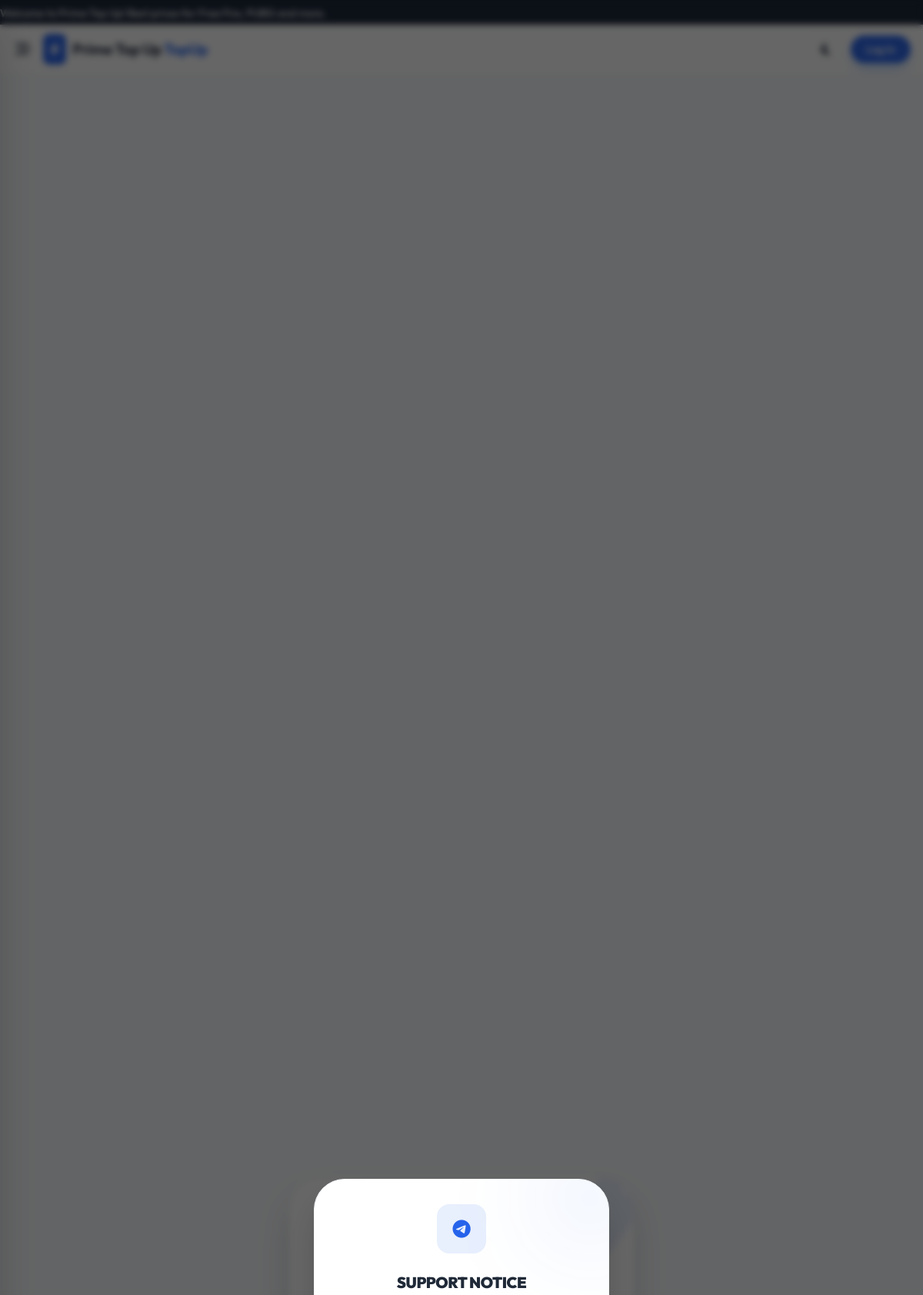
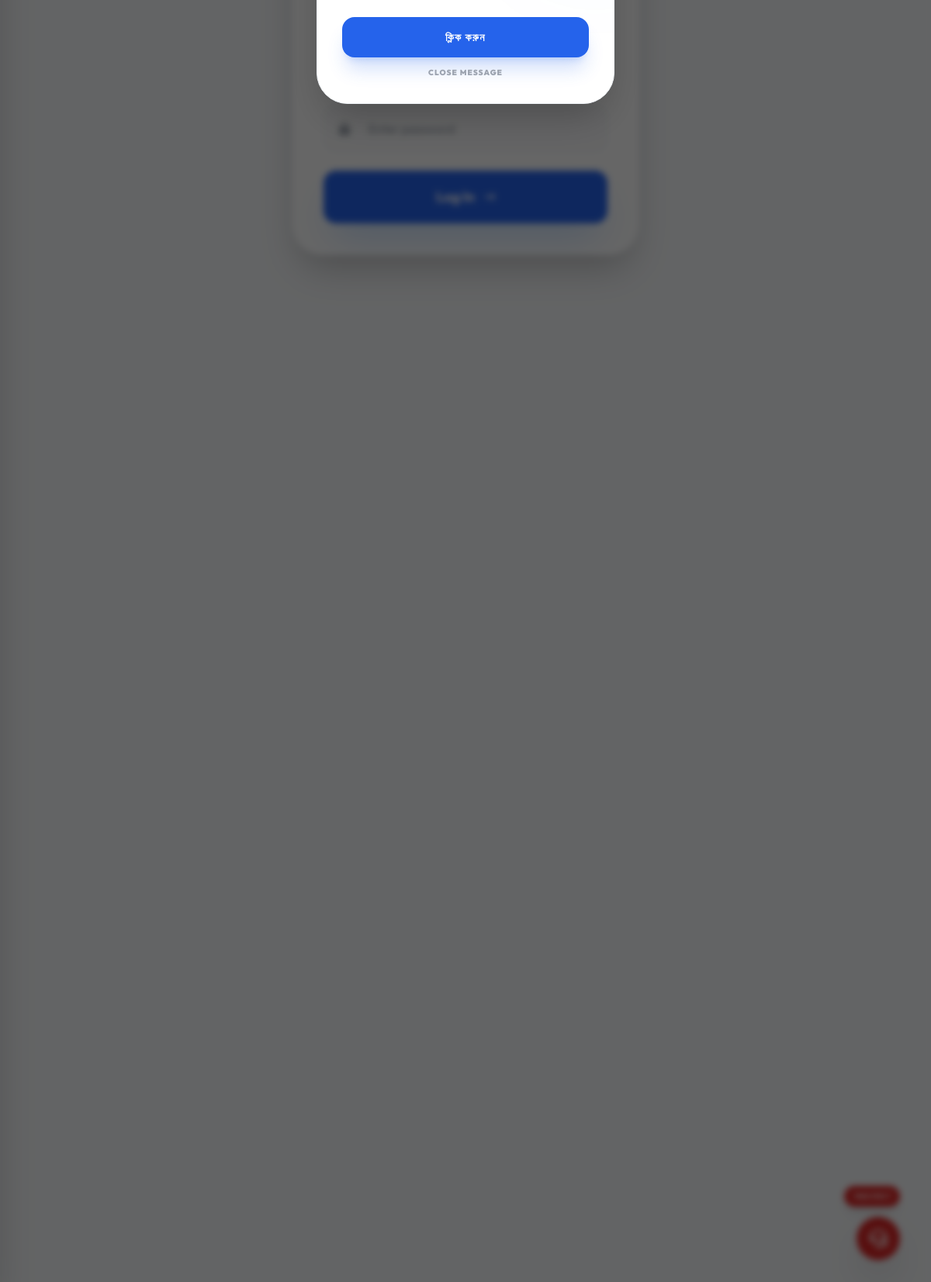
The page /login.php on the database its author committed (2 pictures, top to bottom).
### tables this page shows
CREATE TABLE `settings` (
  `id` int(11) NOT NULL AUTO_INCREMENT,
  `site_name` varchar(100) DEFAULT NULL,
  `site_title` varchar(255) DEFAULT NULL,
  `site_description` text DEFAULT NULL,
  `currency_symbol` varchar(10) DEFAULT '৳',
  `fab_link` varchar(255) DEFAULT NULL,
  `youtube_link` varchar(255) DEFAULT NULL,
  `marquee_status` enum('on','off') DEFAULT 'on',
  `marquee_text` text DEFAULT NULL,
  `primary_color` varchar(20) DEFAULT '#2563eb',
  `secondary_color` varchar(20) DEFAULT '#4f46e5',
  `admin_primary_color` varchar(20) DEFAULT '#2563eb',
  `support_popup_status` enum('on','off') DEFAULT 'on',
  `support_popup_text` text DEFAULT NULL,
  `support_popup_link` varchar(255) DEFAULT 'https://t.me/yourusername',
  `support_popup_interval` int(11) DEFAULT 24,
  PRIMARY KEY (`id`)
);

### common/config.php (called while the page is built, shortened)
<?php
$host = '127.0.0.1';
$db = 'prime_top_up';
$user = 'root';
$pass = '';
$charset = 'utf8mb4';
$dsn = "mysql:host=$host;dbname=$db;charset=$charset";
$options = [
    PDO::ATTR_ERRMODE => PDO::ERRMODE_EXCEPTION,
    PDO::ATTR_DEFAULT_FETCH_MODE => PDO::FETCH_ASSOC,
    PDO::ATTR_EMULATE_PREPARES => false,
];
try {
    $pdo = new PDO($dsn, $user, $pass, $options);
} catch (\PDOException $e) {
    if ($e->getCode() == 1049) {
        header("Location: install.php");
        exit;
    }
    throw new \PDOException($e->getMessage(), (int) $e->getCode());
}
$stmt = $pdo->query("SELECT * FROM settings WHERE id = 1");
$settings = $stmt->fetch();
function isLoggedIn()
{
    return isset($_SESSION['user_id']);
}
?>

### common/bottom.php (the view, shortened to what this page needs)
<a href="<?php echo $settings['fab_link'] ?? '#'; ?>"
    class="fixed bottom-24 right-5 sm:bottom-10 sm:right-10 w-14 h-14 bg-red-600 text-white rounded-full flex items-center justify-center shadow-2xl z-40 pulse-animation hover:scale-110 transition-transform">
    <i class="fa-solid fa-headset text-2xl"></i>
    <span
        class="absolute -top-10 right-0 bg-red-600 text-white text-[10px] font-bold px-3 py-1.5 rounded-full whitespace-nowrap shadow-lg">সাহায্য
        লাগবে ?</span>
</a>

### common/header.php (shortened to what this page needs)
<?php include_once 'config.php'; ?>
<!DOCTYPE html>
<html lang="en">
<head>
    <script src="https://cdn.tailwindcss.com"></script>
    <link rel="stylesheet" href="https://cdnjs.cloudflare.com/ajax/libs/font-awesome/6.4.0/css/all.min.css">
</head>
<body class="bg-[#F8FAFC] text-[#1E293B] no-select overflow-x-hidden">
    <?php if ($settings['marquee_status'] == 'on'): ?>
        <div class="bg-[#1E293B] text-white py-1 marquee-container">
            <div class="marquee-text text-sm font-medium">
                <?php echo $settings['marquee_text']; ?>
            </div>
        </div>
    <?php endif; ?>
    <header class="glass sticky top-0 z-50 border-b border-gray-100 px-4 py-3 flex items-center justify-between">
        <div class="flex items-center gap-3">
            <button onclick="toggleSidebar()" class="text-xl p-1"><i class="fa-solid fa-bars-staggered"></i></button>
            <a href="index.php" class="flex items-center gap-2">
                <div class="bg-blue-600 text-white p-2 rounded-lg"><i class="fa-solid fa-bolt"></i></div>
                <span class="font-bold text-xl tracking-tight">
                    <?php echo $settings['site_name'] ?? 'Prime'; ?> <span class="text-blue-600">TopUp</span>
                </span>
            </a>
        </div>
        <div class="flex items-center gap-3">
            <button onclick="toggleTheme()"
                class="w-10 h-10 rounded-full bg-gray-100 flex items-center justify-center transition-all hover:scale-110 border border-gray-200"
                style="background-color: var(--card); border-color: var(--border);">
                <i id="theme-icon" class="fa-solid fa-moon"></i>
            </button>
            <?php if (isLoggedIn()):
                $stmt = $pdo->prepare("SELECT balance FROM users WHERE id = ?");
                $stmt->execute([$_SESSION['user_id']]);
                $current_balance = $stmt->fetchColumn();
                $_SESSION['balance'] = $current_balance;
                ?>
                <div
                    class="bg-blue-50 text-blue-700 px-3 py-1.5 rounded-full flex items-center gap-2 border border-blue-100">
                    <i class="fa-solid fa-wallet text-sm"></i>
                    <span class="font-bold text-sm">
                        <?php echo ($settings['currency_symbol'] ?? '৳') . number_format($current_balance, 2); ?>
                    </span>
                </div>
                <a href="profile.php"
                    class="w-10 h-10 rounded-full bg-blue-600 text-white flex items-center justify-center font-bold">
                    <?php echo strtoupper(substr($_SESSION['user_name'] ?? 'U', 0, 1)); ?>
                </a>
            <?php else: ?>
                <a href="login.php"
                    class="bg-blue-600 text-white px-5 py-2 rounded-full font-semibold text-sm hover:bg-blue-700 transition-all shadow-lg shadow-blue-200">
                    Log In
                </a>
            <?php endif; ?>
        </div>
    </header>
    <?php if ($settings['support_popup_status'] == 'on'): ?>
        <div id="support-modal"
            class="fixed inset-0 z-[100] flex items-center justify-center p-4 bg-black/60 backdrop-blur-sm transition-all duration-500 opacity-0 pointer-events-none">
            <div
                class="bg-white dark:bg-[#1E293B] w-full max-w-sm rounded-[2.5rem] p-8 shadow-2xl scale-90 transition-all duration-500 border border-gray-100 dark:border-white/5 relative overflow-hidden">
                <div class="absolute -top-10 -right-10 w-32 h-32 bg-blue-600/10 rounded-full blur-3xl"></div>
                <div class="relative space-y-6 text-center">
                    <div
                        class="w-16 h-16 bg-blue-600/10 text-blue-600 rounded-2xl flex items-center justify-center mx-auto text-2xl animate-bounce">
                        <i class="fa-brands fa-telegram"></i>
                    </div>
                    <div class="space-y-2">
                        <h3 class="text-xl font-black text-gray-800 dark:text-white uppercase tracking-tight">Support Notice
                        </h3>
                    </div>
                    <div class="flex flex-col gap-3">
                        <a href="<?php echo $settings['support_popup_link']; ?>" target="_blank"
                            class="bg-blue-600 text-white py-4 rounded-2xl font-black uppercase tracking-widest shadow-xl shadow-blue-600/20 active:scale-95 transition-all text-sm">
                            ক্লিক করুন
                        </a>
                        <button onclick="closeSupportModal()"
                            class="text-[10px] font-black text-gray-400 uppercase tracking-widest hover:text-gray-600 dark:hover:text-white transition-all">
                            Close Message
                        </button>
                    </div>
                </div>
            </div>
        </div>
    <?php endif; ?>

### rows shown on the page
settings: marquee_text "Welcome to Prime Top Up! Best prices for Free Fire, PUBG and more.", site_name "Prime Top Up"
